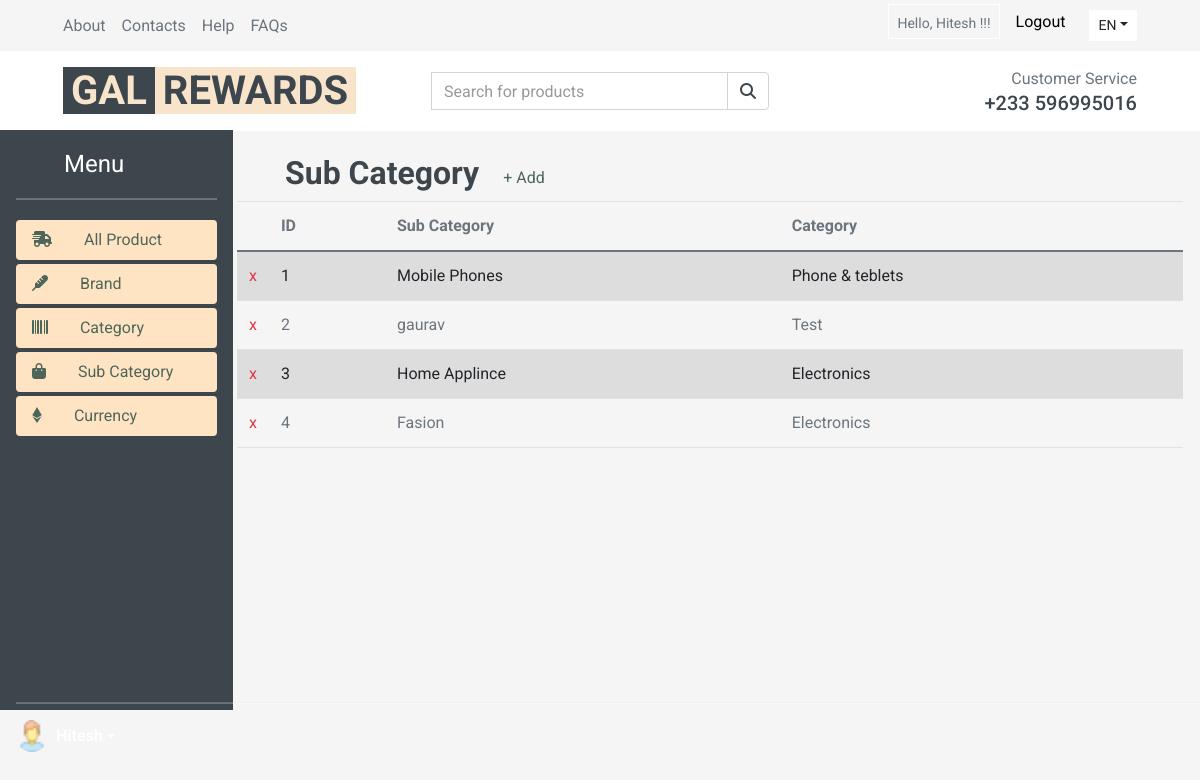
The page /adminSubCategory/ (signed in) on the database its author committed.
### Product/models.py (models this page shows, shortened)
class subCategory(models.Model):
    subCategory = models.CharField(max_length=30, unique=True)
    categoryL = models.ForeignKey('category', on_delete=models.CASCADE, to_field='category')

class category(models.Model):
    category = models.CharField(max_length=30, unique=True)
    status = models.BooleanField(default=True)
    country = models.CharField(max_length=15,choices=COUNTRY_CHOOSE,default='ghana')
    def __str__(self):
        return self.category

### my/views.py (the view)
# urls.py: path('adminSubCategory/',views.adminSubCategory,name="adminSubCategory"),
def adminSubCategory(request):
    allSubcat = subCategory.objects.all()
    data={
        'allSubCat': allSubcat,
    }
    return render(request,'adminPanel/adminSubCategory.html',data)

### templates/adminPanel/adminSubCategory.html
{% include "adminPanel/adminHeader.html"%}
{% if user.is_authenticated %}
    <div class="d-flex align-items-center">
        <div class="d-inline-block">
        <h2 class="ml-5">Sub Category</h2>
        </div>
        <div class="col-5 pl-4">
        <a href="{% url 'addSubCategory'%}" style="color: #4e6659;">+ Add</a>
        </div>
    </div>
    <table class="table table-striped">
        <thead>
            <tr>
                <th scope="col"></th>
                <th scope="col">ID</th>
                <th scope="col">Sub Category</th>
                <th scope="col">Category</th>
            </tr>
        </thead>
        <tbody>
           {% for n in allSubCat%}
            <tr>
                <td class="text-center" style="width: 12px;" ><a href="{%url 'subDelete' subId=n.id%}" class="text-danger">x</a></td>
                <td>{{n.id}}</td>
                <td>{{n.subCategory}}</td>
                <td>{{n.categoryL}}</td>
            </tr>
            {%endfor%}
        </tbody>
    </table>
  </div>
{%endif%}
{% include "adminPanel/adminFooter.html" %}

### templates/adminPanel/adminHeader.html (shortened to what this page needs)
{% load static %}
<!DOCTYPE html>
<html lang="en">
<head>
    <link href="https://cdn.jsdelivr.net/npm/bootstrap@5.0.2/dist/css/bootstrap.min.css" rel="stylesheet">
    <link href="../assets/dist/css/bootstrap.min.css" rel="stylesheet">
     <link href="https://cdnjs.cloudflare.com/ajax/libs/font-awesome/5.10.0/css/all.min.css" rel="stylesheet">
     <link href="lib/animate/animate.min.css" rel="stylesheet">
     <link href="lib/owlcarousel/assets/owl.carousel.min.css" rel="stylesheet">
     <link rel="stylesheet" href="{% static 'css/style1.css' %}">
</head>
<body>
    <div class="text-center bg-dark text-light"> <h2>Admin Panel</h2></div>
    {% if user.is_authenticated %}
    <div class="container-fluid fixed-top">
        <div class="row bg-secondary py-1 px-xl-5">
            <div class="col-lg-4 d-none d-lg-block">
                <div class="d-inline-flex align-items-center h-100">
                    <a class="text-body mr-3" href="">About</a>
                    <a class="text-body mr-3" href="">Contacts</a>
                    <a class="text-body mr-3" href="">Help</a>
                    <a class="text-body mr-3" href="">FAQs</a>
                </div>
            </div>
            <div class="col-lg-4 text-center text-lg-center">
            </div>
            <div class="col-lg-4 text-center text-lg-right">
                <div class="d-inline-flex align-items-center">
                    <div class="btn-group ">
                       <label class="btn btn-sm btn-light  --dark text-body mr-3 pt-2" style="color:black; background:transparent" >Hello, {{user.first_name}} !!!</label>
                    </div>
                   <div class="btn-group mr-4">
                    <label for="logout" >
                      <a href="{% url 'logout' %}" style="color: black;">Logout</a>
                    </label>
                   </div>
                    <div class="btn-group">
                        <button type="button" class="btn btn-sm btn-light dropdown-toggle" data-toggle="dropdown">EN</button>
                    </div>
                </div>
            </div>
        </div>
        <div class="row align-items-center bg-light py-3 px-xl-5 d-none d-lg-flex">
            <div class="col-lg-4">
                <a href="{%url 'adminHome' %}" class="text-decoration-none">
                    <span class="h1 text-uppercase bg-dark px-2" style="color: #f7e4cb;">GAL</span>
                    <span class="h1 text-uppercase text-dark px-2 ml-n1" style="background-color: #f7e4cb;">REWARDS</span>
                </a>
            </div>
            <div class="col-lg-4 col-6 text-left">
                <form action="" method="Post">
                    <div class="input-group">
                        <input type="text" class="form-control" placeholder="Search for products" name="serach">
                        <div class="input-group-append">
                            <span class="input-group-text bg-transparent text-dark">
                                <i class="fa fa-search"></i>
                            </span>
                        </div>
                    </div>
                </form>
            </div>
            <div class="col-lg-4 col-6 text-right">
                <p class="m-0">Customer Service</p>
                <h5 class="m-0">+233 596995016</h5>
            </div>
        </div>
    </div>
      <div class="row px-3" style="margin-top: 100px;">
    <div class="d-fex flex-column flex-shrink-0 p-3 text-white bg-dark fixed-top col-" style="height: 580px; width:233px; margin-top:130px;">
        <a href="{%url 'adminHome'%}"" class="d-flex align-items-center mb-3 mb-md-0 me-md-auto text-white text-decoration-none">
          <svg class="bi me-2" width="40" height="32"><use xlink:href="#bootstrap"/></svg>
          <span class="fs-4">Menu</span>
        </a>
        <hr>
        <ul class="nav nav-pills flex-column mb-auto" >
          <li class="nav-item pt-1">
            <a href="{%url 'adminHome'%}" class="nav-link active " aria-current="page" style="background-color: bisque; color: #4E6659">
              <i class="fa-solid fa-truck-fast"></i>
              <svg class="bi me-2" width="16" height="16"><use xlink:href="#home"/></svg>
              All Product
            </a>
          </li>
          <li class="nav-item pt-1" >
            <a href="{%url 'adminBrand'%}" class="nav-link active" aria-current="page" style="background-color: bisque; color: #4E6659">
              <i class="fa-solid fa-thermometer"></i>
              <svg class="bi me-2" width="16" height="16"><use xlink:href="#home"/></svg>
              Brand
            </a>
          </li>
          <li class="nav-item pt-1" >
            <a href="{%url 'adminCategory'%}" class="nav-link active" aria-current="page" style="background-color: bisque; color: #4E6659">
              <i class="fa-solid fa-barcode"></i>
              <svg class="bi me-2" width="16" height="16"><use xlink:href="#home"/></svg>
              Category
            </a>
          </li>
          <li class="nav-item pt-1" >
            <a href="{%url 'adminSubCategory'%}" class="nav-link active" aria-current="page" style="background-color: bisque; color: #4E6659">
              <i class="fa-solid fa-bag-shopping"></i>
              <svg class="bi me-2" width="16" height="16"><use xlink:href="#home"/></svg>
              Sub Category
            </a>
          </li>
          <li class="nav-item pt-1" >
            <a href="{%url 'adminCurrency'%}" class="nav-link active" aria-current="page" style="background-color: bisque; color: #4E6659">
              <i class="fa-brands fa-ethereum"></i>
              <svg class="bi me-2" width="16" height="16"><use xlink:href="#home"/></svg>
              Currency
            </a>
          </li>
        </ul>
        <div class="dropdown fixed-bottom mb-5 ml-3">
          <hr >
          <a href="#" class="d-flex align-items-center text-white text-decoration-none dropdown-toggle" id="dropdownUser1" data-bs-toggle="dropdown" aria-expanded="false">
            <img alt="" width="32" height="32" class="rounded-circle me-2">
            <strong>{{user.first_name}}</strong>
          </a>
        </div>
      </div>
      <div class="d-flex flex-column flex-shrink-0 p-3 col-md " style="margin-left: 220px;">
      {% endif%}

### rows shown on the page
subCategory: id "1", subCategory "Mobile Phones", categoryL "Phone & teblets"
subCategory: id "2", subCategory "gaurav", categoryL "Test"
subCategory: id "3", subCategory "Home Applince", categoryL "Electronics"
subCategory: id "4", subCategory "Fasion", categoryL "Electronics"

### other values the page prints
{{ user.first_name }} "Hitesh"
